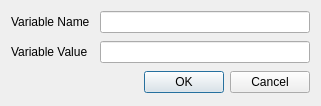
<?xml version="1.0" encoding="UTF-8"?>
<ui version="4.0">
 <class>EditVariableDialog</class>
 <widget class="QDialog" name="EditVariableDialog">
  <property name="geometry">
   <rect>
    <x>0</x>
    <y>0</y>
    <width>321</width>
    <height>106</height>
   </rect>
  </property>
  <property name="minimumSize">
   <size>
    <width>321</width>
    <height>106</height>
   </size>
  </property>
  <property name="maximumSize">
   <size>
    <width>321</width>
    <height>106</height>
   </size>
  </property>
  <property name="windowTitle">
   <string>Dialog</string>
  </property>
  <layout class="QVBoxLayout" name="verticalLayout">
   <property name="spacing">
    <number>8</number>
   </property>
   <item>
    <layout class="QGridLayout" name="gridLayout">
     <property name="horizontalSpacing">
      <number>10</number>
     </property>
     <property name="verticalSpacing">
      <number>8</number>
     </property>
     <item row="0" column="0">
      <widget class="QLabel" name="variableNameLabel">
       <property name="styleSheet">
        <string notr="true">font-size:9pt;</string>
       </property>
       <property name="text">
        <string>Variable Name</string>
       </property>
      </widget>
     </item>
     <item row="0" column="1">
      <widget class="QLineEdit" name="variableName">
       <property name="styleSheet">
        <string notr="true">font-size:9pt;</string>
       </property>
      </widget>
     </item>
     <item row="1" column="0">
      <widget class="QLabel" name="variableValueLabel">
       <property name="styleSheet">
        <string notr="true">font-size:9pt;</string>
       </property>
       <property name="text">
        <string>Variable Value</string>
       </property>
      </widget>
     </item>
     <item row="1" column="1">
      <widget class="QLineEdit" name="variableValue">
       <property name="styleSheet">
        <string notr="true">font-size:9pt;</string>
       </property>
      </widget>
     </item>
    </layout>
   </item>
   <item>
    <widget class="QDialogButtonBox" name="buttonBox">
     <property name="styleSheet">
      <string notr="true">font-size:9pt;</string>
     </property>
     <property name="orientation">
      <enum>Qt::Horizontal</enum>
     </property>
     <property name="standardButtons">
      <set>QDialogButtonBox::Cancel|QDialogButtonBox::Ok</set>
     </property>
    </widget>
   </item>
  </layout>
 </widget>
 <resources/>
 <connections>
  <connection>
   <sender>buttonBox</sender>
   <signal>accepted()</signal>
   <receiver>EditVariableDialog</receiver>
   <slot>accept()</slot>
   <hints>
    <hint type="sourcelabel">
     <x>248</x>
     <y>254</y>
    </hint>
    <hint type="destinationlabel">
     <x>157</x>
     <y>274</y>
    </hint>
   </hints>
  </connection>
  <connection>
   <sender>buttonBox</sender>
   <signal>rejected()</signal>
   <receiver>EditVariableDialog</receiver>
   <slot>reject()</slot>
   <hints>
    <hint type="sourcelabel">
     <x>316</x>
     <y>260</y>
    </hint>
    <hint type="destinationlabel">
     <x>286</x>
     <y>274</y>
    </hint>
   </hints>
  </connection>
 </connections>
</ui>
